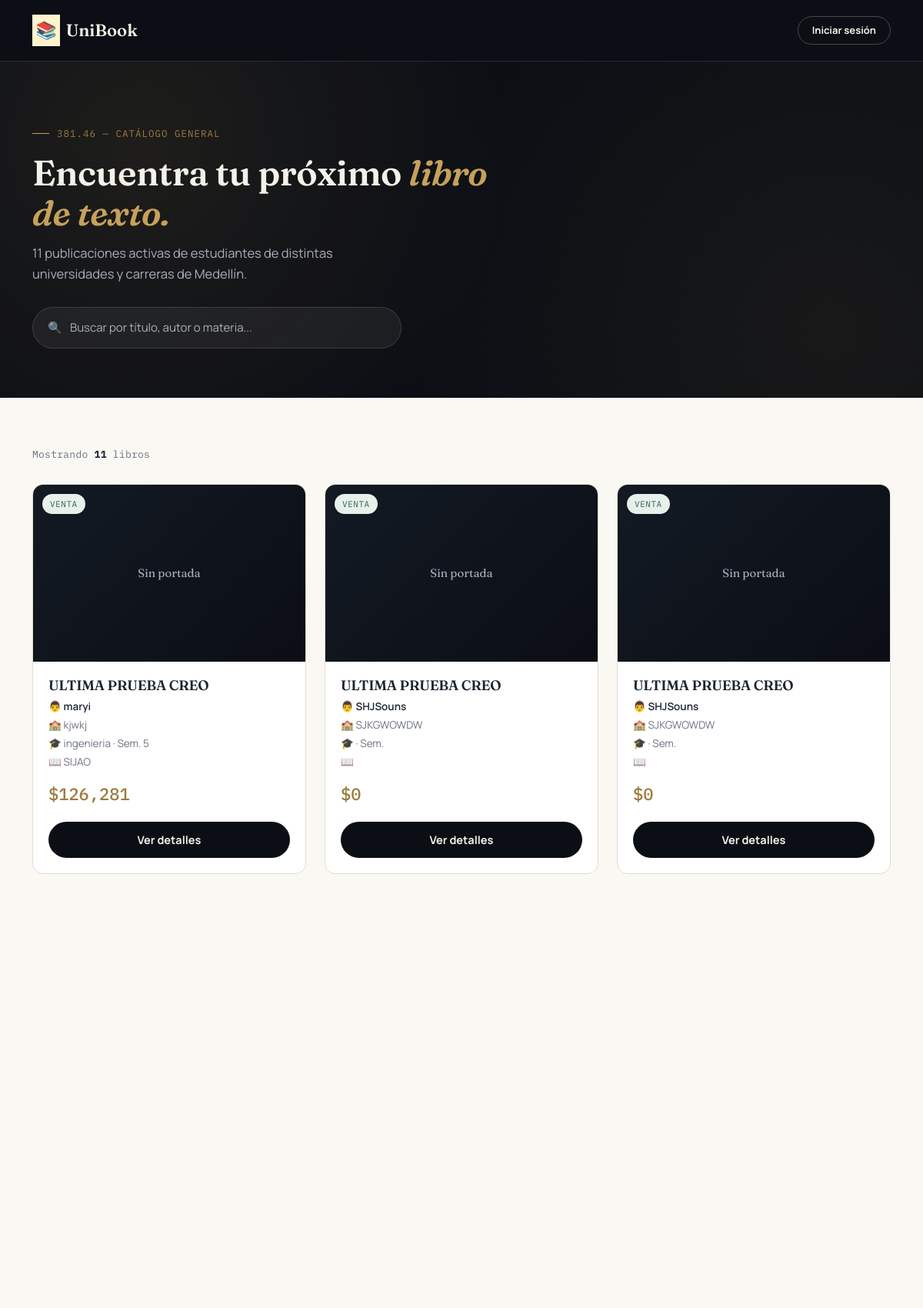
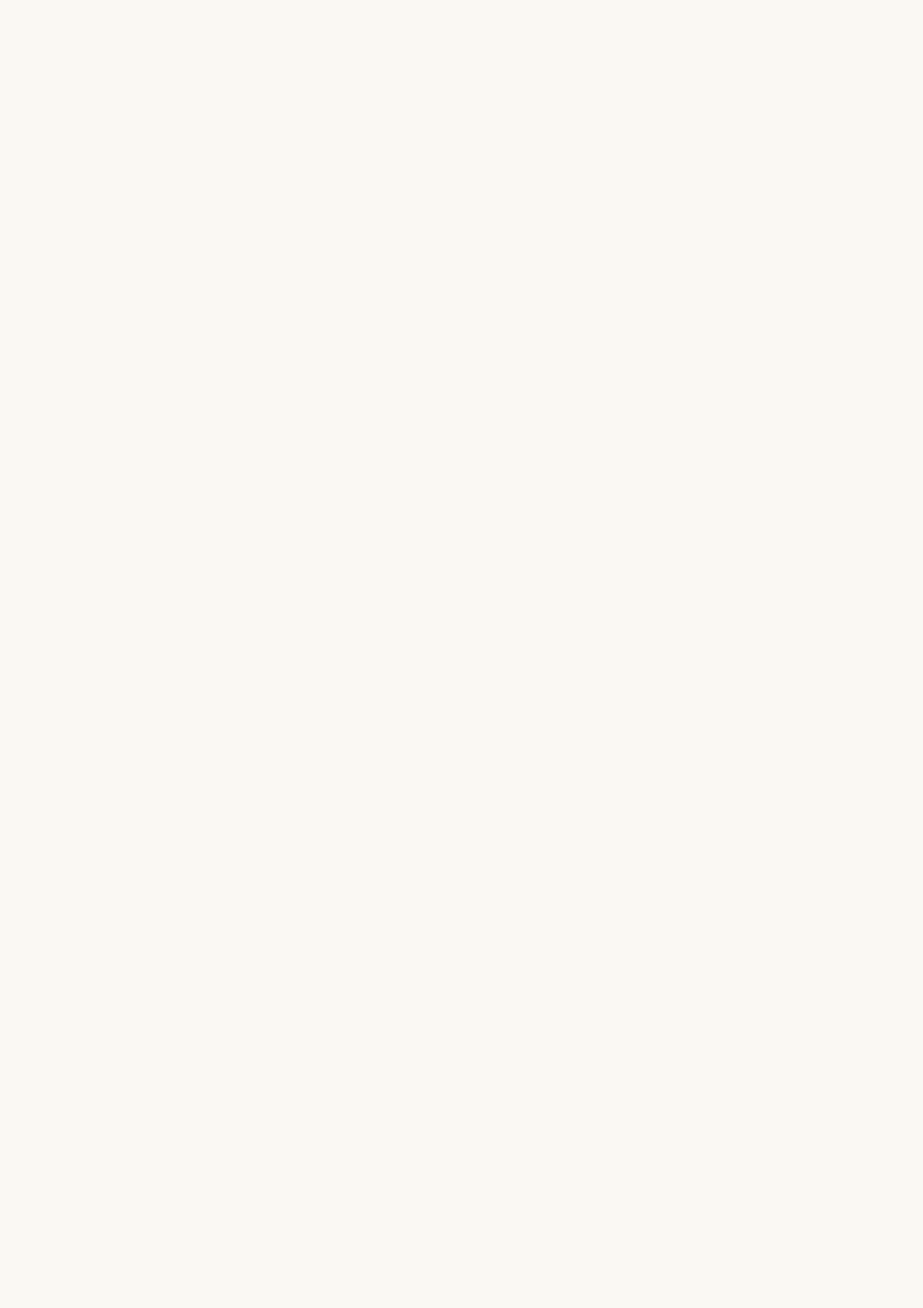
/unibook_ultimafase/index.php?accion=catalogo (upper part), run on the app's committed database (2 pictures, top to bottom).
### tables this page shows
CREATE TABLE `libros` (
  `id` int(11) NOT NULL,
  `titulo` varchar(150) NOT NULL,
  `autor` varchar(100) NOT NULL,
  `editorial` varchar(100) DEFAULT NULL,
  `universidad` varchar(100) DEFAULT NULL,
  `carrera` varchar(100) DEFAULT NULL,
  `semestre` varchar(50) DEFAULT NULL,
  `materia` varchar(100) DEFAULT NULL,
  `descripcion` text DEFAULT NULL,
  `precio` decimal(10,2) DEFAULT NULL,
  `estado` enum('Nuevo','Usado') DEFAULT 'Usado',
  `tipo_publicacion` enum('Venta','Intercambio') DEFAULT 'Venta',
  `imagen` varchar(255) DEFAULT NULL,
  `fecha_publicacion` timestamp NOT NULL DEFAULT current_timestamp(),
  `usuario_id` int(11) DEFAULT NULL,
  `estado_disponibilidad` enum('disponible','reservado','vendido','intercambiado') NOT NULL DEFAULT 'disponible'
);

### unibook_ultimafase/controllers/LibroController.php (called while the page is built, shortened)
<?php
require_once "models/Libro.php";
class LibroController {
    private $modelo;
    public function __construct($conexion){
        $this->modelo = new Libro($conexion);
    }
    public function listar(){
        return $this->modelo->obtenerTodos();
    }
}

### unibook_ultimafase/models/Libro.php (called while the page is built, shortened)
<?php
class Libro
{
    private $conexion;
    public function __construct($conexion)
    {
        $this->conexion = $conexion;
    }
    public function obtenerTodos()
    {
        $sql = "SELECT *
                FROM libros
                ORDER BY fecha_publicacion DESC";
        return $this->conexion->query($sql);
    }
}

### unibook_ultimafase/views/catalogo.php (the view, shortened to what this page needs)
<?php
$datos = $datos ?? null;
?>
<?php if (isset($_SESSION['id_usuario'])) { ?>
    <?php include "views/partials/navbar.php"; ?>
<?php } else { ?>
    <nav class="navbar ub-nav">
        <div class="container justify-content-between">
            <a class="navbar-brand" href="index.php">
                <span class="mark">📚</span> UniBook
            </a>
            <a href="index.php?accion=login" class="btn-ub btn-ub-outline on-dark btn-ub-sm">
                Iniciar sesión
            </a>
        </div>
    </nav>
<?php } ?>
<?php
$librosDisponibles = [];
$librosReservados = [];
while ($libro = $datos->fetch_assoc()) {
    $disponibilidad = $libro['estado_disponibilidad'] ?? 'disponible';
    if ($disponibilidad === 'disponible') {
        $librosDisponibles[] = $libro;
    } elseif ($disponibilidad === 'reservado') {
        $librosReservados[] = $libro;
    }
}
$totalLibrosCatalogo = count($librosDisponibles);
$totalReservados = count($librosReservados);
?>
<section class="catalog-hero">
    <div class="container">
        <div class="catalog-hero__inner reveal">
            <span class="ub-eyebrow on-dark">
                381.46 — Catálogo general
            </span>
            <h1 class="catalog-hero__title">
                Encuentra tu próximo <em>libro de texto.</em>
            </h1>
            <p class="catalog-hero__lead">
                <?php echo $totalLibrosCatalogo; ?> publicaciones activas de estudiantes
                de distintas universidades y carreras de Medellín.
            </p>
            <div class="catalog-search">
                <span class="catalog-search__icon" aria-hidden="true">
                    🔍
                </span>
                <input
                    type="text"
                    id="buscador"
                    class="catalog-search__input"
                    placeholder="Buscar por título, autor o materia...">
            </div>
        </div>
    </div>
</section>
<div class="ub-section">
    <div class="container">
        <div class="catalog-toolbar reveal">
            <p class="catalog-count" id="catalogoContador">
                Mostrando <b><?php echo $totalLibrosCatalogo; ?></b>
                <?php echo $totalLibrosCatalogo == 1 ? 'libro' : 'libros'; ?>
            </p>
        </div>
        <div class="row" id="contenedorLibros">
            <?php foreach ($librosDisponibles as $libro) { ?>
                <div
                    class="col-md-4 mb-4 libro-card reveal"
                    data-titulo="<?php echo strtolower(htmlspecialchars($libro['titulo'])); ?>"
                    data-autor="<?php echo strtolower(htmlspecialchars($libro['autor'])); ?>"
                    data-materia="<?php echo strtolower(htmlspecialchars($libro['materia'])); ?>">
                    <div class="book-card">
                        <?php
                        $tipo = strtolower($libro['tipo_publicacion']);
                        if ($tipo === 'venta') {
                            $stampClass = 'stamp-venta';
                        } else {
                            $stampClass = 'stamp-intercambio';
                        }
                        $tagClass = str_replace('stamp-', 'tag-', $stampClass);
                        ?>
                        <div class="cover">
                            <span class="tag <?php echo $tagClass; ?>">
                                <?php echo htmlspecialchars($libro['tipo_publicacion']); ?>
                            </span>
                            <?php if (!empty($libro['imagen'])) { ?>
                                <img
                                    src="<?php echo htmlspecialchars($libro['imagen']); ?>"
                                    alt="<?php echo htmlspecialchars($libro['titulo']); ?>"
                                    loading="lazy">
                            <?php } else { ?>
                                <div class="no-image">
                                    Sin portada
                                </div>
                            <?php } ?>
                        </div>
                        <div class="body">
                            <h5>
                                <?php echo htmlspecialchars($libro['titulo']); ?>
                            </h5>
                            <div class="meta-row">
                                <span>
                                    👨 <b>
                                        <?php echo htmlspecialchars($libro['autor']); ?>
                                    </b>
                                </span>
                                <span>
                                    🏫 <?php echo htmlspecialchars($libro['universidad']); ?>
                                </span>
                                <span>
                                    🎓
                                    <?php echo htmlspecialchars($libro['carrera']); ?>
                                    · Sem.
                                    <?php echo htmlspecialchars($libro['semestre']); ?>
                                </span>
                                <span>
                                    📖 <?php echo htmlspecialchars($libro['materia']); ?>
                                </span>
                            </div>
                            <div class="price">
                                $<?php echo number_format($libro['precio']); ?>
                            </div>
                        </div>
                        <div class="footer">
                            <a
                                href="index.php?accion=detalle_libro&id=<?php echo (int)$libro['id']; ?>"
                                class="btn-ub btn-ub-dark btn-ub-block">
                                Ver detalles
                            </a>
                        </div>
                    </div>
                </div>
            <?php } ?>
        </div>
        <?php if ($totalReservados > 0) { ?>
            <div class="row">
            </div>
        <?php } ?>
    </div>
</div>

### data on the page
libros: tipo_publicacion "VENTA", imagen "Sin portada", titulo "ULTIMA PRUEBA CREO", autor "maryi", universidad "kjwkj", carrera "ingenieria", semestre "5", materia "SIJAO", precio "126,281"
libros: tipo_publicacion "VENTA", imagen "Sin portada", titulo "ULTIMA PRUEBA CREO", autor "SHJSouns", universidad "SJKGWOWDW", precio "0"
libros: tipo_publicacion "VENTA", imagen "Sin portada", titulo "ULTIMA PRUEBA CREO", autor "SHJSouns", universidad "SJKGWOWDW", precio "0"

### other printed values
$totalLibrosCatalogo "11"
